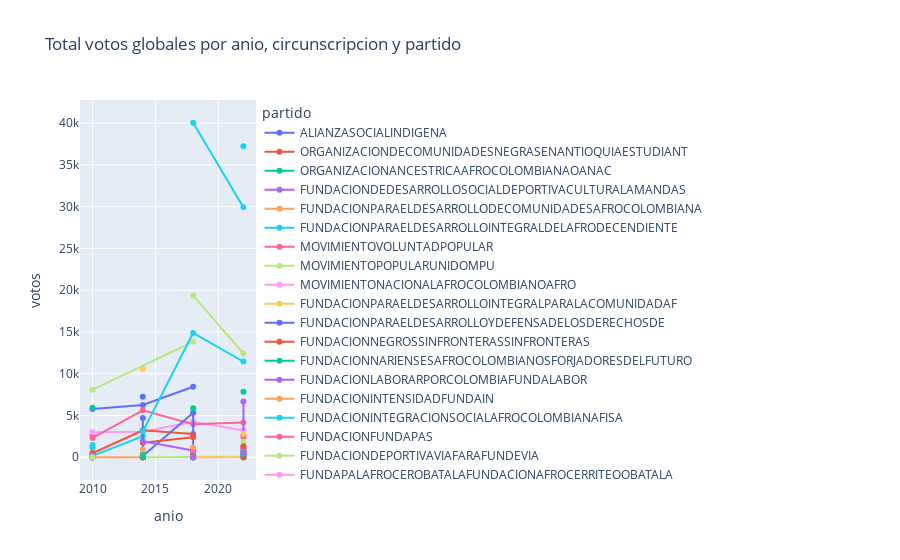

Notebook code cell kept with this figure:
### Code cell
import plotly.express as px
cax_ag=cax_ag.sort_values(by=['anio'])


fig = px.line(cax_ag, x='anio', y='votos', color='partido', markers=True,
              title="Total votos globales por anio, circunscripcion y partido"
              )

# fig.update_layout(
#     {
#         "paper_bgcolor": "rgba(0, 0, 0, 0)",
#         "plot_bgcolor": "rgba(0, 0, 0, 0)",
#     }
# )

fig.show()
